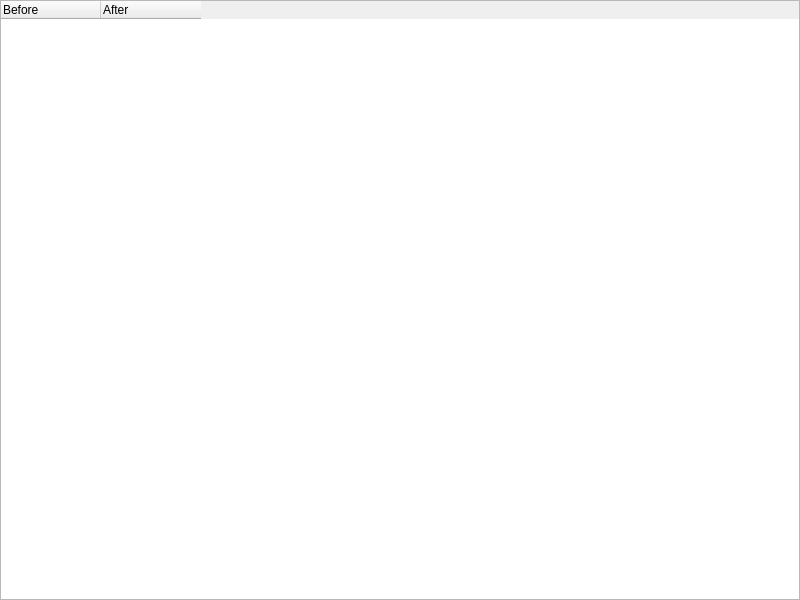
<?xml version="1.0" encoding="UTF-8"?>
<ui version="4.0">
 <class>Dialog</class>
 <widget class="QDialog" name="Dialog">
  <property name="geometry">
   <rect>
    <x>0</x>
    <y>0</y>
    <width>800</width>
    <height>600</height>
   </rect>
  </property>
  <property name="windowTitle">
   <string>Frame View</string>
  </property>
  <layout class="QVBoxLayout" name="verticalLayout">
   <property name="margin">
    <number>0</number>
   </property>
   <item>
    <widget class="QTreeWidget" name="frameList_treeWidget">
     <property name="acceptDrops">
      <bool>true</bool>
     </property>
     <property name="dragDropMode">
      <enum>QAbstractItemView::DropOnly</enum>
     </property>
     <property name="alternatingRowColors">
      <bool>true</bool>
     </property>
     <property name="selectionMode">
      <enum>QAbstractItemView::ExtendedSelection</enum>
     </property>
     <property name="textElideMode">
      <enum>Qt::ElideMiddle</enum>
     </property>
     <property name="rootIsDecorated">
      <bool>false</bool>
     </property>
     <property name="uniformRowHeights">
      <bool>false</bool>
     </property>
     <property name="itemsExpandable">
      <bool>false</bool>
     </property>
     <property name="sortingEnabled">
      <bool>false</bool>
     </property>
     <property name="animated">
      <bool>true</bool>
     </property>
     <property name="headerHidden">
      <bool>false</bool>
     </property>
     <property name="expandsOnDoubleClick">
      <bool>false</bool>
     </property>
     <attribute name="headerStretchLastSection">
      <bool>false</bool>
     </attribute>
     <column>
      <property name="text">
       <string>Before</string>
      </property>
     </column>
     <column>
      <property name="text">
       <string>After</string>
      </property>
     </column>
    </widget>
   </item>
  </layout>
 </widget>
 <resources/>
 <connections/>
</ui>
